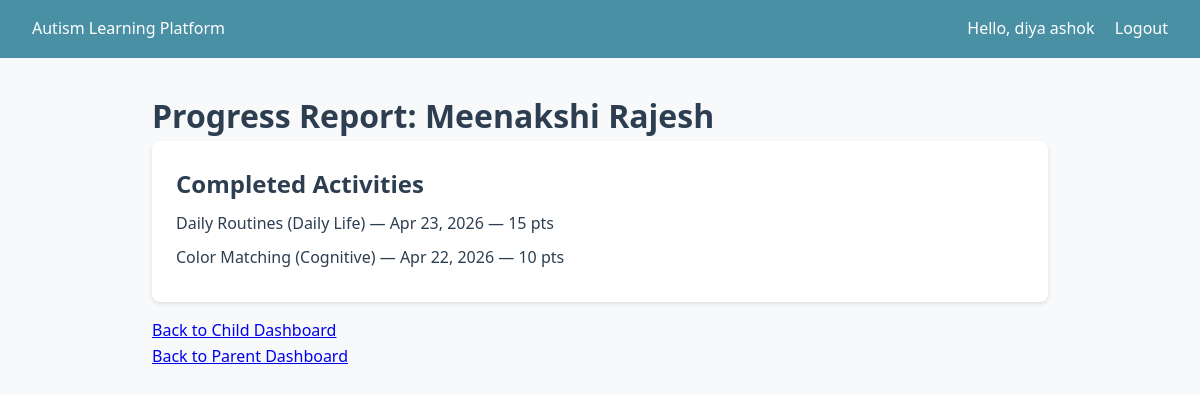
The app's page /children/child/4/progress/ (signed in) with its own data.
### accounts/models.py (models this page shows, shortened)
class User(AbstractUser):
    class Role(models.TextChoices):
        ADMIN = "admin", "Administrator"
        PARENT = "parent", "Parent/Guardian"
        CHILD = "child", "Child (Learner)"
    role = models.CharField(max_length=10, choices=Role.choices, default=Role.PARENT)
    phone = models.CharField(max_length=20, blank=True)
    created_at = models.DateTimeField(auto_now_add=True)
    updated_at = models.DateTimeField(auto_now=True)

### children/models.py (models this page shows, shortened)
class ChildProfile(models.Model):
    class SkillFocus(models.TextChoices):
        COMMUNICATION = "communication", "Communication"
        SOCIAL = "social", "Social Skills"
        COGNITIVE = "cognitive", "Cognitive"
        DAILY = "daily", "Daily Life Skills"
        EMOTIONAL = "emotional", "Emotional Recognition"
    parent = models.ForeignKey(
        settings.AUTH_USER_MODEL,
        on_delete=models.CASCADE,
        related_name="children",
        limit_choices_to={"role": "parent"},
    )
    first_name = models.CharField(max_length=100)
    last_name = models.CharField(max_length=100)
    date_of_birth = models.DateField(null=True, blank=True)
    skill_focus = models.JSONField(
        default=list,
        help_text="List of focus areas, e.g. ['communication', 'cognitive']",
    )
    learning_pace = models.CharField(
        max_length=20,
        choices=[
            ("slow", "Slow"),
            ("medium", "Medium"),
            ("fast", "Fast"),
        ],
        default="medium",
    )
    avatar = models.ImageField(upload_to="child_avatars/", blank=True, null=True)
    created_at = models.DateTimeField(auto_now_add=True)
    updated_at = models.DateTimeField(auto_now=True)
    class Meta:
        ordering = ["-created_at"]
    def get_full_name(self):
        return f"{self.first_name} {self.last_name}"

### learning/models.py (models this page shows, shortened)
class ActivityCompletion(models.Model):
    child = models.ForeignKey(
        "children.ChildProfile",
        on_delete=models.CASCADE,
        related_name="completions",
    )
    activity = models.ForeignKey(
        LearningActivity,
        on_delete=models.CASCADE,
        related_name="completions",
    )
    completed_at = models.DateTimeField(auto_now_add=True)
    score = models.PositiveIntegerField(null=True, blank=True)
    reward_earned = models.PositiveIntegerField(default=0)
    notes = models.TextField(blank=True)
    class Meta:
        ordering = ["-completed_at"]

class LearningActivity(models.Model):
    class Difficulty(models.TextChoices):
        EASY = "easy", "Easy"
        MEDIUM = "medium", "Medium"
        HARD = "hard", "Hard"
    module = models.ForeignKey(
        LearningModule,
        on_delete=models.CASCADE,
        related_name="activities",
    )
    title = models.CharField(max_length=200)
    description = models.TextField(blank=True)
    difficulty = models.CharField(
        max_length=10,
        choices=Difficulty.choices,
        default=Difficulty.EASY,
    )
    image = models.ImageField(upload_to="activity_images/", blank=True, null=True)
    audio_guide = models.FileField(
        upload_to="activity_audio/",
        blank=True,
        null=True,
        help_text="Audio guidance for the activity",
    )
    video_url = models.URLField(blank=True, null=True)
    template_name = models.CharField(
        max_length=100,
        blank=True,
        help_text="Template to render (e.g. color_match, object_identification)",
    )
    order = models.PositiveIntegerField(default=0)
    reward_points = models.PositiveIntegerField(default=10)
    is_active = models.BooleanField(default=True)
    created_at = models.DateTimeField(auto_now_add=True)
    updated_at = models.DateTimeField(auto_now=True)
    class Meta:
        ordering = ["module", "order", "title"]
        verbose_name_plural = "Learning activities"

class LearningModule(models.Model):
    class SkillCategory(models.TextChoices):
        COMMUNICATION = "communication", "Communication"
        SOCIAL = "social", "Social Skills"
        COGNITIVE = "cognitive", "Cognitive"
        DAILY = "daily", "Daily Life Skills"
        EMOTIONAL = "emotional", "Emotional Recognition"
    name = models.CharField(max_length=200)
    description = models.TextField(blank=True)
    category = models.CharField(
        max_length=20,
        choices=SkillCategory.choices,
        default=SkillCategory.COGNITIVE,
    )
    icon = models.ImageField(upload_to="module_icons/", blank=True, null=True)
    order = models.PositiveIntegerField(default=0)
    is_active = models.BooleanField(default=True)
    created_at = models.DateTimeField(auto_now_add=True)
    updated_at = models.DateTimeField(auto_now=True)
    class Meta:
        ordering = ["order", "name"]

### children/views.py (the view)
# urls.py: path("child/<int:pk>/progress/", views.progress_report, name="progress_report"),
@parent_required
def progress_report(request, pk):
    child = get_object_or_404(ChildProfile, pk=pk, parent=request.user)
    from learning.models import ActivityCompletion
    completions = ActivityCompletion.objects.filter(
        child=child
    ).select_related("activity", "activity__module").order_by("-completed_at")
    return render(
        request,
        "parent_progress.html",
        {"child": child, "completions": completions},
    )

### templates/parent_progress.html (shortened to what this page needs)
{% extends "base.html" %}
{% block content %}
<h1>Progress Report: {{ child.get_full_name }}</h1>
<div class="card">
    <h2>Completed Activities</h2>
    {% if completions %}
    <ul>
        {% for c in completions %}
        <li>{{ c.activity.title }} ({{ c.activity.module.name }}) — {{ c.completed_at|date:"M d, Y" }}{% if c.reward_earned %} — {{ c.reward_earned }} pts{% endif %}</li>
        {% endfor %}
    </ul>
    {% else %}
    <p>No completed activities yet.</p>
    {% endif %}
</div>
<p><a href="{% url 'children:child_dashboard' pk=child.pk %}">Back to Child Dashboard</a></p>
<p><a href="{% url 'children:parent_dashboard' %}">Back to Parent Dashboard</a></p>
{% endblock %}

### templates/base.html (shortened to what this page needs)
<!DOCTYPE html>
<html lang="en">
<head>
</head>
<body>
    <header class="header">
        <a href="{% url 'accounts:home' %}">Autism Learning Platform</a>
        <nav class="nav">
            {% if user.is_authenticated %}
                <span>Hello, {{ user.get_full_name|default:user.username }}</span>
                <a href="{% url 'accounts:logout' %}">Logout</a>
            {% else %}
                <a href="{% url 'accounts:login' %}">Login</a>
                <a href="{% url 'accounts:register' %}">Register</a>
            {% endif %}
        </nav>
    </header>
    <main class="container">
        {% block content %}{% endblock %}
    </main>
</body>
</html>

### templates/base.html (style rules this page uses)
:root { --primary: #4a90a4; --accent: #f5a623; --bg: #f8f9fa; --text: #2c3e50; }
* { box-sizing: border-box; margin: 0; padding: 0; }
body { font-family: 'Segoe UI', Tahoma, sans-serif; background: var(--bg); color: var(--text); line-height: 1.6; }
.header { background: var(--primary); color: white; padding: 1rem 2rem; display: flex; justify-content: space-between; align-items: center; }
.header a { color: white; text-decoration: none; }
.nav a { margin-left: 1rem; }
.container { max-width: 960px; margin: 0 auto; padding: 2rem; }
.card { background: white; border-radius: 8px; padding: 1.5rem; margin-bottom: 1rem; box-shadow: 0 2px 4px rgba(0,0,0,0.1); }
ul { list-style: none; }
ul li { margin: 0.5rem 0; }

### records on screen
User: get_full_name "diya ashok"
ChildProfile: get_full_name "Meenakshi Rajesh"
ActivityCompletion: activity "Daily Routines", activity.module.name "Daily Life", completed_at "Apr 23, 2026", reward_earned "15"
ActivityCompletion: activity "Color Matching", activity.module.name "Cognitive", completed_at "Apr 22, 2026", reward_earned "10"
